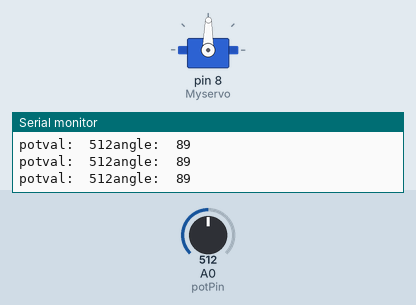
Bench run of a sketch on a simulated Arduino Uno, built with avr-gcc and run on an emulated ATmega328P. On the bench: servo, the last lines printed to the serial monitor. The test bench sets the inputs (shaded band); at power-on: A0 (potPin) = 512.

Above: at 1.2 s.
1.3 s: A0 (potPin) set to 555
At 1.6 s:
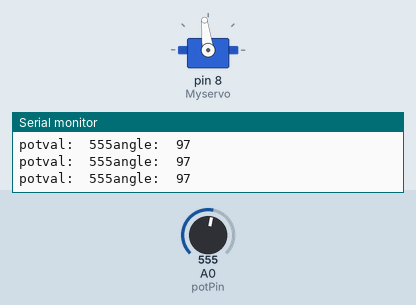
4.3 s: A0 (potPin) set to 584
At 4.8 s:
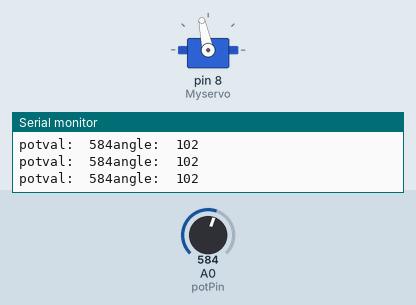
5.8 s: A0 (potPin) set to 306
At 6.7 s:
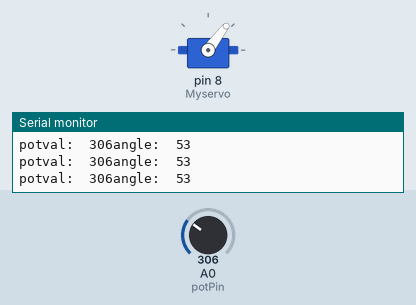
7.3 s: A0 (potPin) set to 107
At 8.4 s:
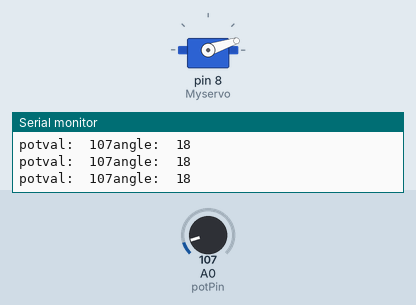
8.8 s: A0 (potPin) set to 88
At 9.8 s:
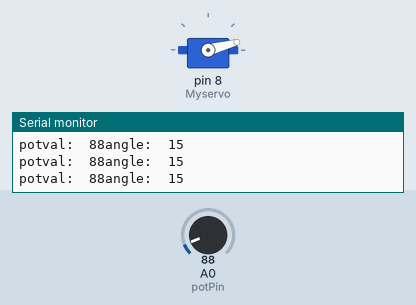
11.8 s: A0 (potPin) set to 716
At 13.2 s:
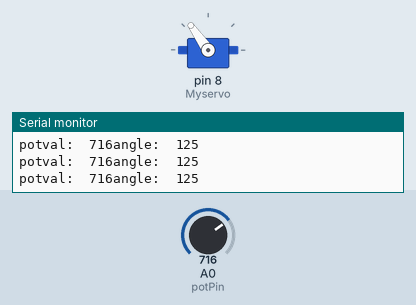
Timing chart, 0 to 14.3 s (numbered marks = the images above; inputs shaded):
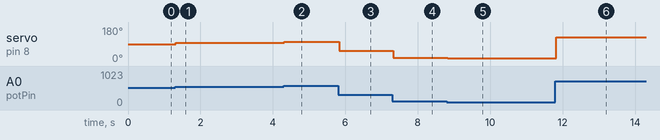

The sketch:

05_Servo_with_potmeter.ino
```cpp
#include <Servo.h>
Servo Myservo;

int const potPin = A0;
int potVal;
int angle;
// dette er ting vi deklarerer fordi vi skal bruke de senere
// potPin kunne utelatt men da måtte vi forandre flere linjer senre


void setup() {
  // put your setup code here, to run once:
  Myservo.attach(8); // denne koden lar arduinoen skjønne hvilken utgang som styrer servoern

  Serial.begin(9600);
  // dette er linjen som lager det synslige vinduet vårt. veldig nyttig for debugging


}

void loop() {
  // put your main code here, to run repeatedly:

  potVal = analogRead(potPin);
  Serial.print("potval:  ");
  Serial.print(potVal);

  angle = map(potVal, 0, 1023, 0, 179);
  // denne linjen er viktig å forstå
  // pottensometeret gir oss 0->1024 verdier og vi vil dele disse opp i
  // 0_> 179 verider fordi servoen vår går til 180 grader.

  Serial.print("angle:  ");
  Serial.print(angle);
  Serial.print("\n");

  Myservo.write(angle);
  delay(15);

}
```

Measured:
- after the input at 1.3 s, servo on pin 8 (Myservo): 89° → 97° at once
- after the input at 4.3 s, servo on pin 8 (Myservo): 97° → 102° at once
- after the input at 5.8 s, servo on pin 8 (Myservo): 102° → 53° at once
- after the input at 7.3 s, servo on pin 8 (Myservo): 53° → 18° at once
- after the input at 8.8 s, servo on pin 8 (Myservo): 18° → 15° at once
- after the input at 11.8 s, servo on pin 8 (Myservo): 15° → 125° at once
